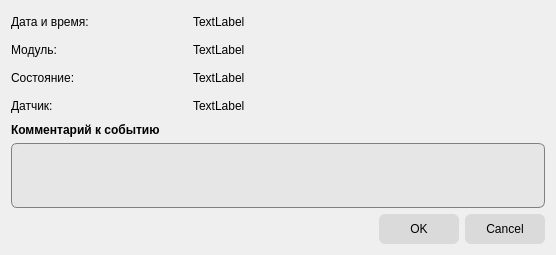
<?xml version="1.0" encoding="UTF-8"?>
<ui version="4.0">
 <class>CommentDialog</class>
 <widget class="QDialog" name="CommentDialog">
  <property name="geometry">
   <rect>
    <x>0</x>
    <y>0</y>
    <width>556</width>
    <height>255</height>
   </rect>
  </property>
  <property name="windowTitle">
   <string>Изменить комментарий</string>
  </property>
  <property name="styleSheet">
   <string notr="true">QDialog, QLabel
{
	font-size: 9pt;
}

QPushButton
{
	background-color: rgb(218, 218, 218);
	border: none;
	border-radius: 6px;
	min-width: 80px;
	min-height: 30px;
}

QPushButton:hover
{
	border-top: 1px solid black;
	border-left: 1px solid black;
	border-right: 2px outset black;
	border-bottom: 2px outset black;
}

QPushButton:pressed
{
	border: 2px inset black;
}


QTextEdit
{
	background-color: rgb(230, 230, 230);
	border-radius: 6px;
	border: 1px solid gray;
	min-height: 40px;
}
</string>
  </property>
  <layout class="QVBoxLayout" name="verticalLayout">
   <item>
    <layout class="QGridLayout" name="gridLayout" columnstretch="1,2">
     <property name="topMargin">
      <number>4</number>
     </property>
     <property name="bottomMargin">
      <number>4</number>
     </property>
     <property name="verticalSpacing">
      <number>14</number>
     </property>
     <item row="0" column="0">
      <widget class="QLabel" name="label">
       <property name="text">
        <string>Дата и время:</string>
       </property>
      </widget>
     </item>
     <item row="0" column="1">
      <widget class="QLabel" name="lblDateTime">
       <property name="text">
        <string>TextLabel</string>
       </property>
      </widget>
     </item>
     <item row="1" column="1">
      <widget class="QLabel" name="lblModuleName">
       <property name="text">
        <string>TextLabel</string>
       </property>
      </widget>
     </item>
     <item row="1" column="0">
      <widget class="QLabel" name="label_3">
       <property name="text">
        <string>Модуль:</string>
       </property>
      </widget>
     </item>
     <item row="3" column="1">
      <widget class="QLabel" name="lblSensorName">
       <property name="text">
        <string>TextLabel</string>
       </property>
      </widget>
     </item>
     <item row="3" column="0">
      <widget class="QLabel" name="label_6">
       <property name="text">
        <string>Датчик:</string>
       </property>
      </widget>
     </item>
     <item row="2" column="1">
      <widget class="QLabel" name="lblState">
       <property name="text">
        <string>TextLabel</string>
       </property>
      </widget>
     </item>
     <item row="2" column="0">
      <widget class="QLabel" name="label_7">
       <property name="text">
        <string>Состояние:</string>
       </property>
      </widget>
     </item>
    </layout>
   </item>
   <item>
    <widget class="QLabel" name="label_9">
     <property name="sizePolicy">
      <sizepolicy hsizetype="Preferred" vsizetype="Fixed">
       <horstretch>0</horstretch>
       <verstretch>0</verstretch>
      </sizepolicy>
     </property>
     <property name="minimumSize">
      <size>
       <width>0</width>
       <height>0</height>
      </size>
     </property>
     <property name="font">
      <font>
       <pointsize>9</pointsize>
       <weight>75</weight>
       <bold>true</bold>
      </font>
     </property>
     <property name="text">
      <string>Комментарий к событию</string>
     </property>
     <property name="indent">
      <number>0</number>
     </property>
    </widget>
   </item>
   <item>
    <widget class="QTextEdit" name="txteComment">
     <property name="sizePolicy">
      <sizepolicy hsizetype="Expanding" vsizetype="MinimumExpanding">
       <horstretch>0</horstretch>
       <verstretch>0</verstretch>
      </sizepolicy>
     </property>
     <property name="maximumSize">
      <size>
       <width>16777215</width>
       <height>16777215</height>
      </size>
     </property>
     <property name="font">
      <font>
       <pointsize>9</pointsize>
      </font>
     </property>
     <property name="styleSheet">
      <string notr="true"/>
     </property>
    </widget>
   </item>
   <item>
    <widget class="QDialogButtonBox" name="buttonBox">
     <property name="orientation">
      <enum>Qt::Horizontal</enum>
     </property>
     <property name="standardButtons">
      <set>QDialogButtonBox::Cancel|QDialogButtonBox::Ok</set>
     </property>
    </widget>
   </item>
  </layout>
 </widget>
 <resources/>
 <connections>
  <connection>
   <sender>buttonBox</sender>
   <signal>accepted()</signal>
   <receiver>CommentDialog</receiver>
   <slot>accept()</slot>
   <hints>
    <hint type="sourcelabel">
     <x>248</x>
     <y>254</y>
    </hint>
    <hint type="destinationlabel">
     <x>157</x>
     <y>274</y>
    </hint>
   </hints>
  </connection>
  <connection>
   <sender>buttonBox</sender>
   <signal>rejected()</signal>
   <receiver>CommentDialog</receiver>
   <slot>reject()</slot>
   <hints>
    <hint type="sourcelabel">
     <x>316</x>
     <y>260</y>
    </hint>
    <hint type="destinationlabel">
     <x>286</x>
     <y>274</y>
    </hint>
   </hints>
  </connection>
 </connections>
</ui>
